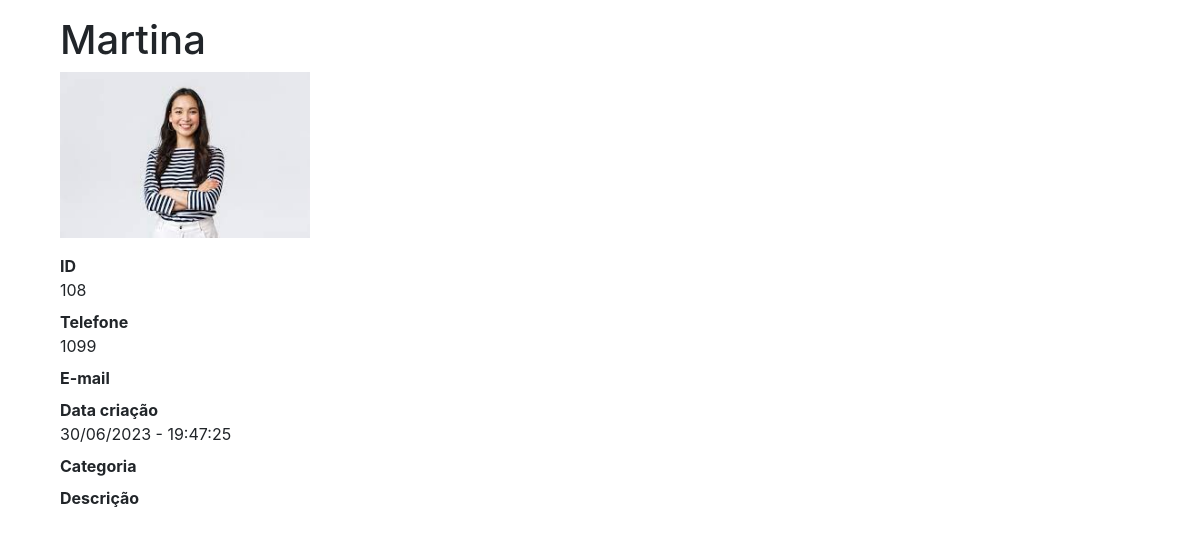
Screenshot of /contatos/108 with the database file from the repository.
### contatos/models.py (models this page shows, shortened)
class Contato(models.Model):
    nome = models.CharField(max_length=255)
    sobrenome = models.CharField(max_length=255, blank=True)
    telefone = models.CharField(max_length=255)
    email = models.CharField(max_length=255, blank=True)
    data_criacao = models.DateTimeField(default=timezone.now)
    descricao = models.TextField(blank=True)
    categoria = models.ForeignKey(Categoria, on_delete=models.DO_NOTHING)
    mostrar = models.BooleanField(default=True)
    foto = models.ImageField(blank=True, upload_to='pictures/%Y/%m/%d')

### contatos/views.py (the view)
# urls.py: path('<int:contato_id>', views.ver_contato, name='ver_contato')]
def ver_contato(request, contato_id):
    contato = get_object_or_404(Contato, id=contato_id)
    if not contato.mostrar:
        raise Http404  # Raise http404 usado para lançar uma exceção de dentro do método e suspender os outros códigos
    return render(request, 'contatos/ver_contato.html', {"contato": contato})

### contatos/templates/contatos/ver_contato.html (shortened to what this page needs)
{% extends 'base.html' %}
{%block conteudo%}
    <h1 class="mt-3">{{ contato.nome }} {{ contato.sobrenome }}</h1>
    {% if contato.foto %}
    <p>
        <img src="{{ contato.foto.url }}" style="max-width: 250px; height: auto">
    </p>
    {% endif %}
    <dl>
      <dt>ID</dt>
      <dd>{{ contato.id }}</dd>
      <dt>Telefone</dt>
      <dd>{{ contato.telefone }}</dd>
      <dt>E-mail</dt>
      <dt>Data criação</dt>
      <dd>{{ contato.data_criacao|date:'d/m/Y - H:i:s' }}</dd>
      <dt>Categoria</dt>
      <dt>Descrição</dt>
    </dl>
{%endblock%}

### rows the page displays
Contato: nome "Martina", foto (picture), id "108", telefone "1099", data_criacao "30/06/2023 - 19:47:25"
